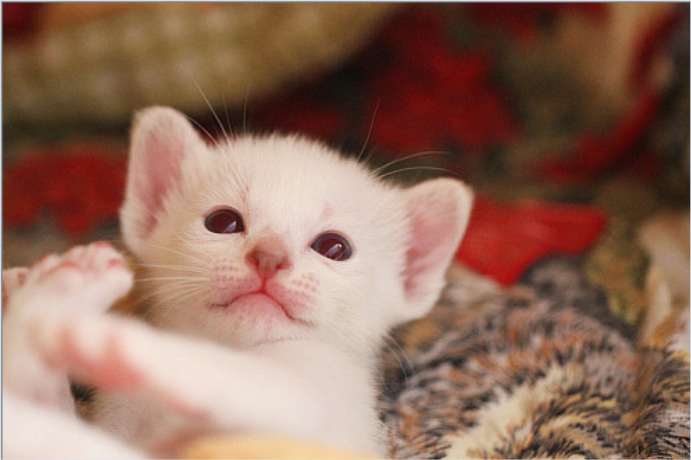
#> input picture func_tools/imges/cat.png, 691 x 460 px
$ python '图像填充.py'
#> lines starting #> are read from the running program, lines starting #| are printed output that depends on the picture
# 图像填充#
import cv2
import matplotlib.pyplot as plt

w, s, a, d = (50, 50, 50, 50)
img = cv2.imread('./imges/cat.png', 0)
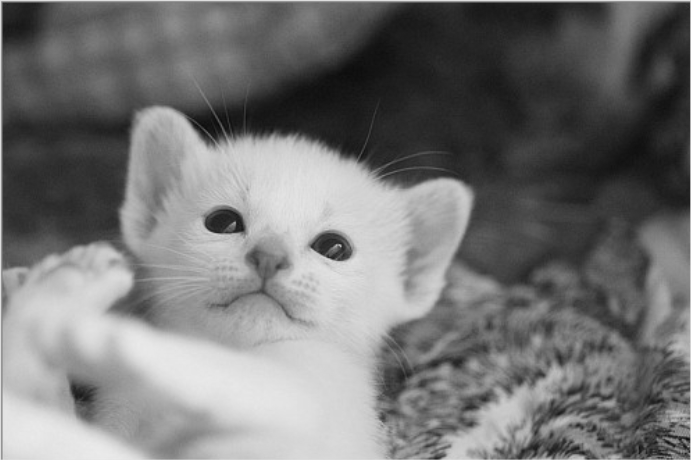
#> img: shape (460, 691); min 9, max 235, mean 117.1
# 边缘复制
img_1 = cv2.copyMakeBorder(img, w, s, a, d, borderType=cv2.BORDER_REPLICATE)
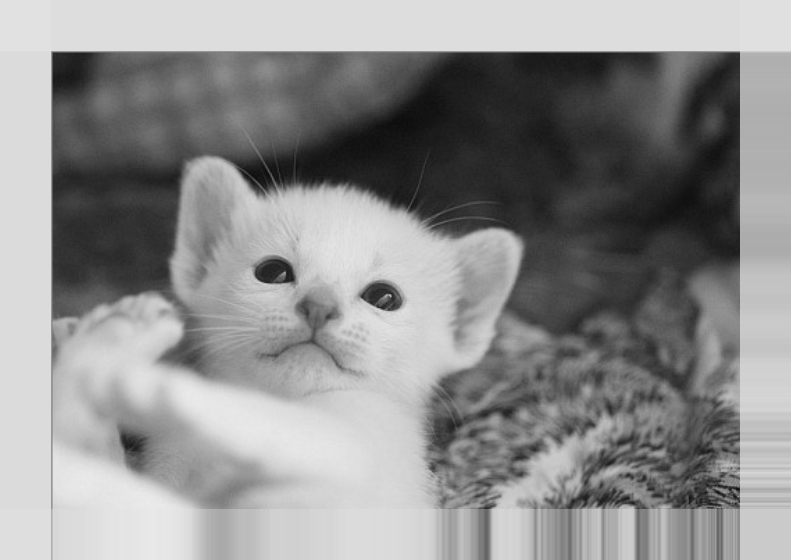
#> img_1: shape (560, 791); min 9, max 235, mean 142.2
# 反射
img_2 = cv2.copyMakeBorder(img, w, s, a, d, borderType=cv2.BORDER_REFLECT)
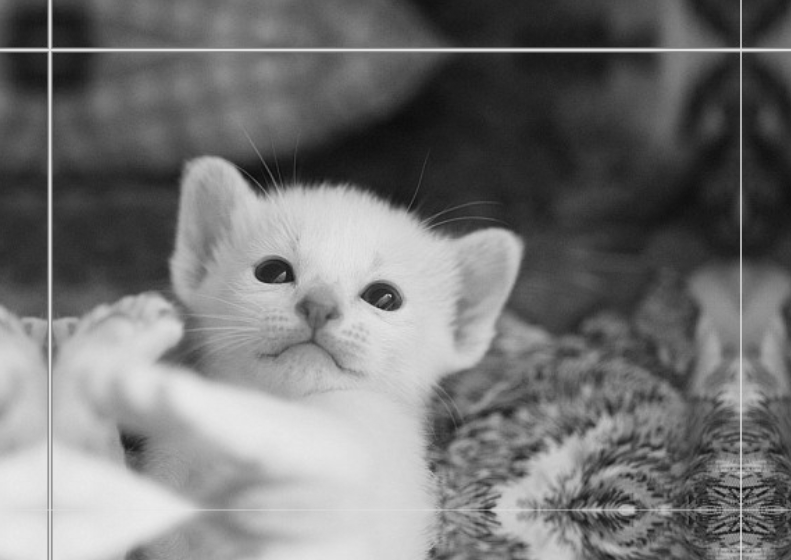
#> img_2: shape (560, 791); min 9, max 235, mean 116.1
# 边缘对称反射
img_3 = cv2.copyMakeBorder(img, w, s, a, d, borderType=cv2.BORDER_REFLECT_101)
# 外包装
img_4 = cv2.copyMakeBorder(img, w, s, a, d, borderType=cv2.BORDER_WRAP)
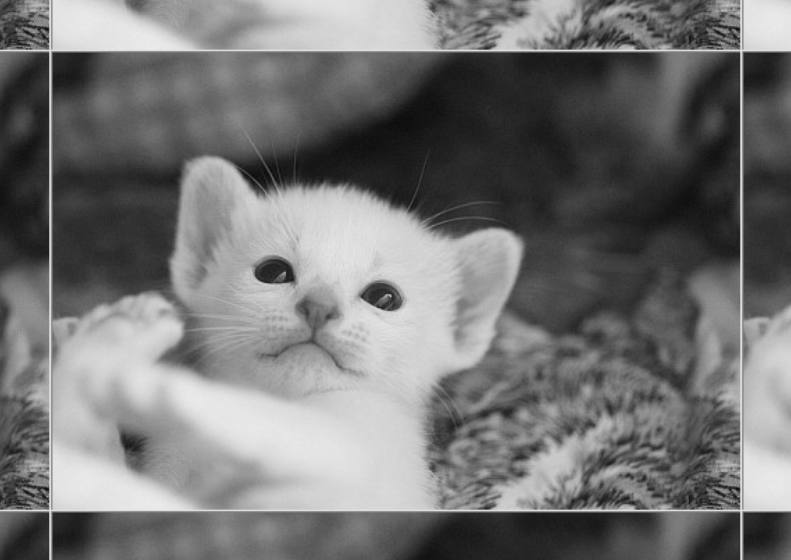
#> img_4: shape (560, 791); min 9, max 235, mean 116.1
# 常量
img_5 = cv2.copyMakeBorder(img, w, s, a, d, borderType=cv2.BORDER_CONSTANT, value=0)
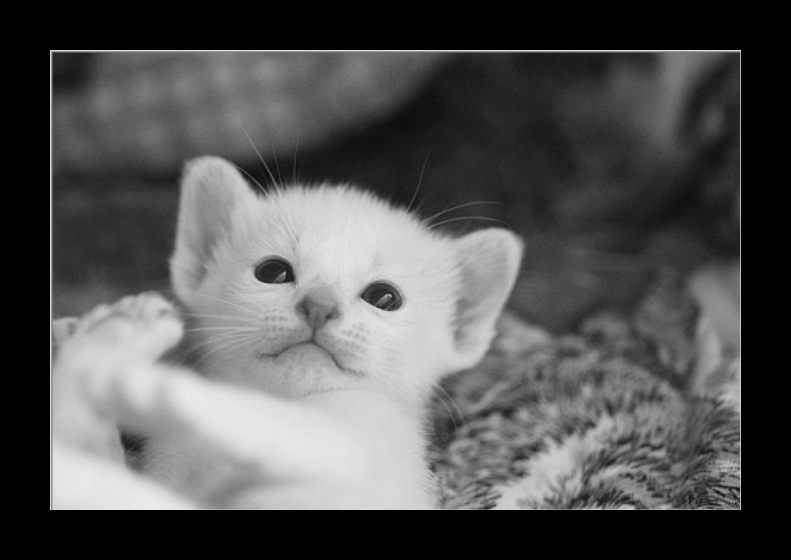
#> img_5: shape (560, 791); min 0, max 235, mean 84


plt.subplot(231), plt.imshow(img, 'gray'), plt.title('ORIGINAL')
plt.subplot(232), plt.imshow(img_1, 'gray'), plt.title('REPLICATE')
plt.subplot(233), plt.imshow(img_2, 'gray'), plt.title('REFLECT')
plt.subplot(234), plt.imshow(img_3, 'gray'), plt.title('REFLECT_101')
plt.subplot(235), plt.imshow(img_4, 'gray'), plt.title('WRAP')
plt.subplot(236), plt.imshow(img_5, 'gray'), plt.title('CONSTANT_value=0')
plt.show()
